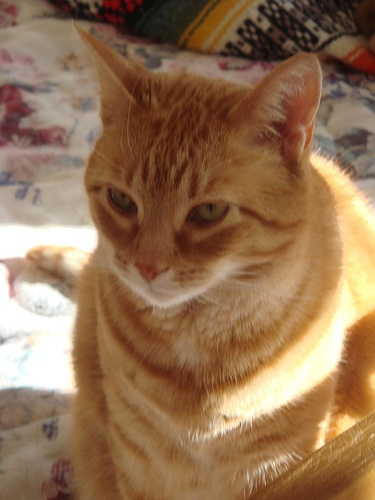
//> input picture lbp/cat.jpg, 375 x 500 px
$ ./lbp cat.jpg   (built with g++ and OpenCV 4)
//> lines starting //> are read from the running program, lines starting //| are printed output that depends on the picture
#include <iostream>
#include <cv.h>
#include <highgui.h>
#include <math.h>


using namespace std;


IplImage * lbp(IplImage *img , CvMat *mat){
	int i,j,size=3;
	  int height,width,step,channels;

	  height    = img->height;
  width     = img->width;
  step      = img->widthStep;
  channels  = img->nChannels;

  int tab[256];

		for(int u=0; u<256; u++){
			tab[u]=0;
		}
	 IplImage* img1 = cvCreateImage( cvGetSize(img), img->depth, img->nChannels );
    for(i=size/2;i<height-size/2;i++) for(j=size/2;j<width-size/2;j++)
	{

		CvScalar s;
		int ii,jj;
		double sum;

		int k=0;
		CvScalar t;
		int res=0;
		CvScalar v= cvGet2D(img,i,j);
		for(ii=0;ii<size;ii++) for(jj=0;jj<size;jj++)
		{

			t=cvGet2D(img,i+(ii-(size/2)),j+(jj-(size/2)));
			sum=  cvmGet(mat,ii,jj);

			if(t.val[0]<v.val[0]){
				res+=0;
			}
			else{
				res+=1*sum;
			}

		}
		tab[res]+=1;
		t.val[0]=res;
		cvSet2D(img1,i,j,t);

	}

	for(int b=0; b<256; b++){
			cout<<"le pixel: "<<b<<" est repeter "<<tab[b]<<" foix!"<<endl;
		}


	return img1;
}


int main(int argc, char *argv[])
{
	//matrice
	int size=3;
		int i,j;
	CvMat* masque    = cvCreateMat(size,size,CV_32FC1);

	int k=0;
	cvmSet(masque,1,1,0);
	cvmSet(masque,0,0,std::pow(2,k));k++;
	cvmSet(masque,0,1,std::pow(2,k));k++;
	cvmSet(masque,0,2,std::pow(2,k));k++;
	cvmSet(masque,1,2,std::pow(2,k));k++;
	cvmSet(masque,2,2,std::pow(2,k));k++;
	cvmSet(masque,2,1,std::pow(2,k));k++;
	cvmSet(masque,2,0,std::pow(2,k));k++;
	cvmSet(masque,1,0,std::pow(2,k));

	IplImage* img = 0;
	img=cvLoadImage(argv[1],0);
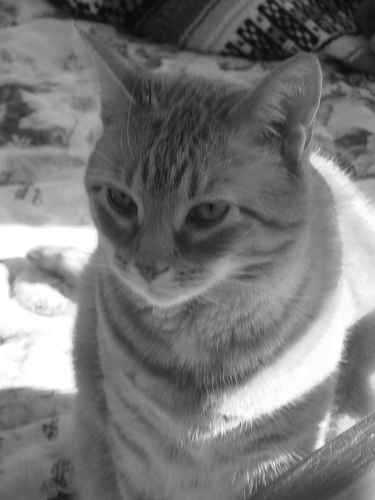
//> img: 500 rows x 375 cols, CV_8UC1; min 9, max 255, mean 119.6

IplImage * imagelbp = lbp(img,masque);
//> after the loop in lbp, `for(i=size/2;i<height-size/2;i++) for(j=size/2;j<width-size/2;j++)`:
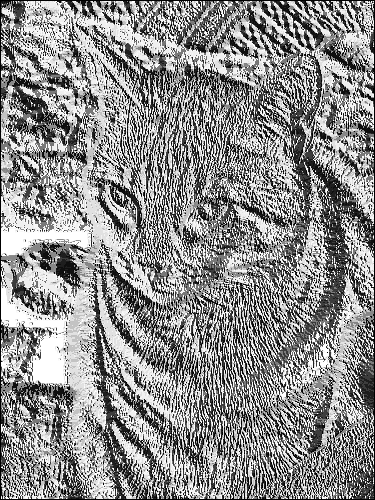
//> img1: 500 rows x 375 cols, CV_8UC1; min 0, max 255, mean 141.9
//> after the loop in lbp, `for(i=size/2;i<height-size/2;i++) for(j=size/2;j<width-size/2;j++)`: tab = 256 values, max 13977 at index 255, min 1 at index 85, mean 725.6
//> the loop in lbp, `for(int b=0; b<256; b++)` made 256 passes
//| le pixel: 0 est repeter 3940 foix!
//| le pixel: 1 est repeter 635 foix!
//| le pixel: 2 est repeter 2991 foix!
//| le pixel: 3 est repeter 1486 foix!
//| le pixel: 4 est repeter 541 foix!
//| le pixel: 5 est repeter 115 foix!
//| le pixel: 6 est repeter 1418 foix!
//| le pixel: 7 est repeter 2049 foix!
//> (output is shown up to pass 8 of 256)

cvShowImage("image",img);
cvShowImage("image lbp",imagelbp);
cvWaitKey();

	return 0;
}
